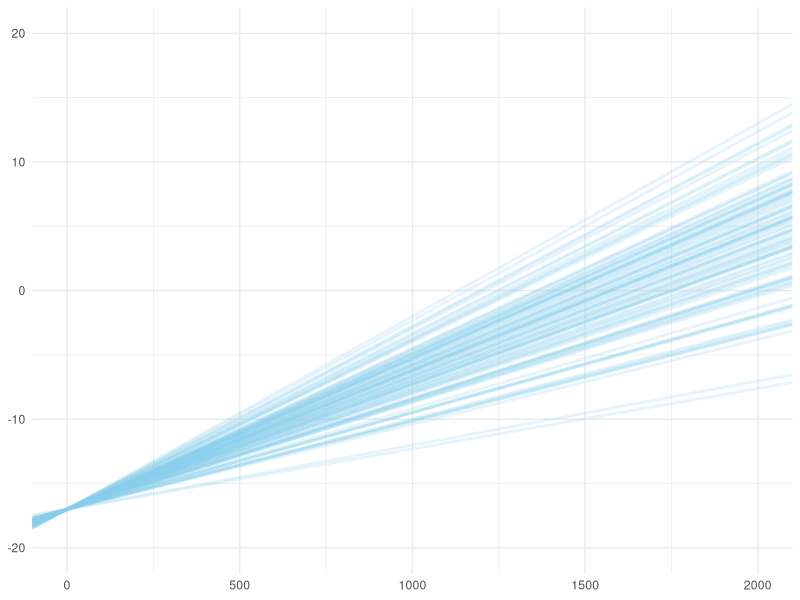

Generate this figure with R:
# libraries --------------------------------------------------------------------
library(ggplot2)

# plot -------------------------------------------------------------------------
# generate and plot 100 plausible regression lines
df_100 <- data.frame(alpha = -17, beta = rnorm(100, 0.01, 0.002))

# plot
ggplot(df_100) +
  geom_abline(aes(slope = beta, intercept = alpha),
    color = "skyblue", alpha = 0.2, linewidth = 1
  ) +
  theme_minimal() +
  xlim(0, 2000) +
  ylim(-20, 20)
